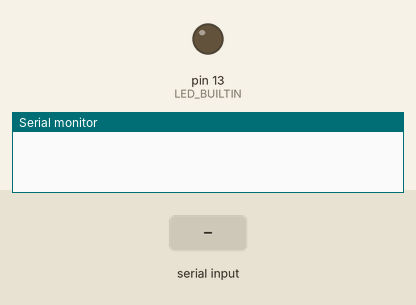
The sketch below on a simulated Arduino Uno, built with avr-gcc and run on an emulated ATmega328P. On the bench: output pins drawn as LEDs (lit = HIGH), the last lines printed to the serial monitor. Inputs (shaded band) come from the test bench. The modem accepts every AT command (registered, SIM ready, sends succeed) and sends nothing else.

Above: at 8.0 s.
8.1 s: "#" received over the second serial link
At 9.3 s:
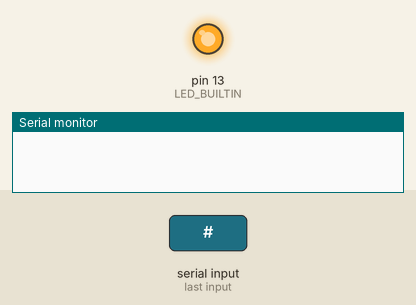
9.6 s: "*" received over the second serial link
At 10.5 s:
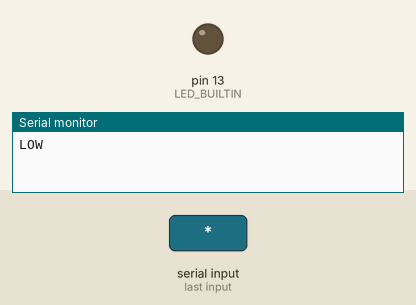
Timing chart, 0 to 12.6 s (numbered marks = the images above; inputs shaded):
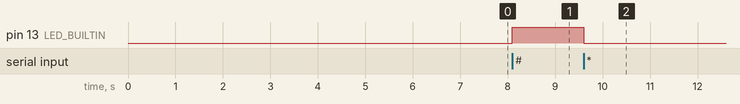

Measured:
- after the input at 8.1 s, pin 13 (LED_BUILTIN): LOW → HIGH at once
- after the input at 9.6 s, pin 13 (LED_BUILTIN): HIGH → LOW at once

The sketch:

recibirsms.ino
```cpp
#include <SoftwareSerial.h> //Incluir Libreria SoftwareSerial
SoftwareSerial MOD_SIM800L(10, 11);

void setup(){
  pinMode(LED_BUILTIN, OUTPUT);
  digitalWrite(LED_BUILTIN, LOW);
  MOD_SIM800L.begin(9600);
  Serial.begin(9600);
  delay(5000); // Tiempo suficiente para ingresar a la red telefonica.
 MOD_SIM800L.print("AT+CREG\r\n");
    delay(200);

 MOD_SIM800L.print("AT+CMGF=1\r\n");
    delay(800);
  MOD_SIM800L.print("AT+CNMI=0,2\r\n"); /* El módulo enviará los mensaje
                            directamente al puerto serial del dispositivo. */
  delay(800);


}

void loop(){


   //-----------------------------------------------------------

    while(MOD_SIM800L.available()!=0)
  {
    char option=MOD_SIM800L.read();
    if(option == '#'  )// es muy probable 99% que este dentro de miprudp
    {
      digitalWrite(LED_BUILTIN, HIGH);
       //Serial.print("hight");
      while(MOD_SIM800L.available()!=0)
      {
      char option=MOD_SIM800L.read();
      }
      delay(100);
      MOD_SIM800L.print("AT+CNMA\r\n");
      delay(500);

    }


    if(option == '*'  )// es muy probable 99% que este dentro de miprudp
    {
      digitalWrite(LED_BUILTIN, LOW);
      Serial.print("LOW");
      //Serial.print("hight");
      while(MOD_SIM800L.available()!=0)
      {
      char option=MOD_SIM800L.read();
      }
      delay(100);
      MOD_SIM800L.print("AT+CNMA\r\n");
      delay(500);

    }

  }
  }
```
